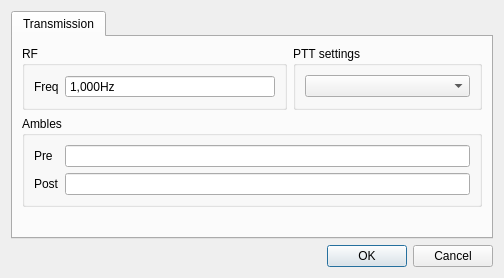
<?xml version="1.0" encoding="UTF-8"?>
<ui version="4.0">
 <class>SettingsDialog</class>
 <widget class="QDialog" name="SettingsDialog">
  <property name="geometry">
   <rect>
    <x>0</x>
    <y>0</y>
    <width>504</width>
    <height>278</height>
   </rect>
  </property>
  <property name="windowTitle">
   <string>Dialog</string>
  </property>
  <layout class="QVBoxLayout" name="verticalLayout">
   <item>
    <widget class="QTabWidget" name="tabWidget">
     <property name="currentIndex">
      <number>0</number>
     </property>
     <widget class="QWidget" name="Transmission">
      <attribute name="title">
       <string>Transmission</string>
      </attribute>
      <layout class="QHBoxLayout" name="horizontalLayout_3">
       <item>
        <layout class="QVBoxLayout" name="verticalLayout_4">
         <item>
          <layout class="QHBoxLayout" name="horizontalLayout_2" stretch="7,5">
           <item>
            <widget class="QGroupBox" name="groupBox_3">
             <property name="title">
              <string>RF</string>
             </property>
             <layout class="QVBoxLayout" name="verticalLayout_3">
              <item>
               <layout class="QFormLayout" name="formLayout">
                <item row="0" column="0">
                 <widget class="QLabel" name="label_3">
                  <property name="text">
                   <string>Freq</string>
                  </property>
                 </widget>
                </item>
                <item row="0" column="1">
                 <widget class="QSpinBox" name="spinBoxTXFreq">
                  <property name="buttonSymbols">
                   <enum>QAbstractSpinBox::NoButtons</enum>
                  </property>
                  <property name="showGroupSeparator" stdset="0">
                   <bool>true</bool>
                  </property>
                  <property name="suffix">
                   <string>Hz</string>
                  </property>
                  <property name="minimum">
                   <number>100</number>
                  </property>
                  <property name="maximum">
                   <number>100000000</number>
                  </property>
                  <property name="value">
                   <number>1000</number>
                  </property>
                 </widget>
                </item>
               </layout>
              </item>
             </layout>
            </widget>
           </item>
           <item>
            <widget class="QGroupBox" name="groupBox">
             <property name="title">
              <string>PTT settings</string>
             </property>
             <layout class="QVBoxLayout" name="verticalLayout_2">
              <item>
               <widget class="QComboBox" name="comboBoxPTTdevice"/>
              </item>
             </layout>
            </widget>
           </item>
          </layout>
         </item>
         <item>
          <widget class="QGroupBox" name="groupBox_2">
           <property name="title">
            <string>Ambles</string>
           </property>
           <layout class="QHBoxLayout" name="horizontalLayout">
            <item>
             <layout class="QFormLayout" name="formLayout_2">
              <item row="0" column="0">
               <widget class="QLabel" name="label">
                <property name="text">
                 <string>Pre</string>
                </property>
               </widget>
              </item>
              <item row="0" column="1">
               <widget class="QLineEdit" name="linePreamble"/>
              </item>
              <item row="1" column="0">
               <widget class="QLabel" name="label_2">
                <property name="text">
                 <string>Post</string>
                </property>
               </widget>
              </item>
              <item row="1" column="1">
               <widget class="QLineEdit" name="linePostamble"/>
              </item>
             </layout>
            </item>
           </layout>
          </widget>
         </item>
         <item>
          <spacer name="verticalSpacer">
           <property name="orientation">
            <enum>Qt::Vertical</enum>
           </property>
           <property name="sizeHint" stdset="0">
            <size>
             <width>20</width>
             <height>13</height>
            </size>
           </property>
          </spacer>
         </item>
        </layout>
       </item>
      </layout>
     </widget>
    </widget>
   </item>
   <item>
    <widget class="QDialogButtonBox" name="buttonBox">
     <property name="orientation">
      <enum>Qt::Horizontal</enum>
     </property>
     <property name="standardButtons">
      <set>QDialogButtonBox::Cancel|QDialogButtonBox::Ok</set>
     </property>
    </widget>
   </item>
  </layout>
 </widget>
 <resources/>
 <connections>
  <connection>
   <sender>buttonBox</sender>
   <signal>accepted()</signal>
   <receiver>SettingsDialog</receiver>
   <slot>accept()</slot>
   <hints>
    <hint type="sourcelabel">
     <x>248</x>
     <y>254</y>
    </hint>
    <hint type="destinationlabel">
     <x>157</x>
     <y>274</y>
    </hint>
   </hints>
  </connection>
  <connection>
   <sender>buttonBox</sender>
   <signal>rejected()</signal>
   <receiver>SettingsDialog</receiver>
   <slot>reject()</slot>
   <hints>
    <hint type="sourcelabel">
     <x>316</x>
     <y>260</y>
    </hint>
    <hint type="destinationlabel">
     <x>286</x>
     <y>274</y>
    </hint>
   </hints>
  </connection>
 </connections>
</ui>
